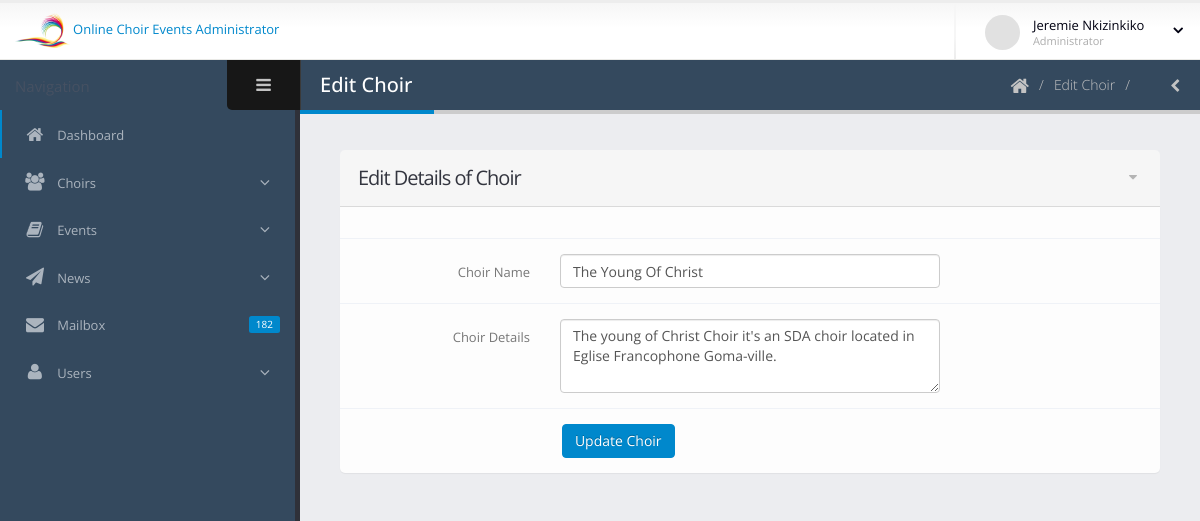
The app's page /admin/choir-edit.php?chId=1 (signed in) with its own data.
### tables this page shows
CREATE TABLE `users` (
  `id` int(10) NOT NULL,
  `fname` varchar(100) NOT NULL,
  `lname` varchar(100) NOT NULL,
  `email` varchar(50) NOT NULL,
  `phone` varchar(50) NOT NULL,
  `type` varchar(50) NOT NULL,
  `choir` int(10) NOT NULL DEFAULT '0',
  `username` varchar(100) DEFAULT NULL,
  `password` varchar(100) NOT NULL,
  `created_at` datetime NOT NULL DEFAULT CURRENT_TIMESTAMP
);

CREATE TABLE `choirs` (
  `id` int(10) NOT NULL,
  `ch_name` varchar(100) NOT NULL,
  `ch_details` text NOT NULL,
  `ch_created_at` datetime NOT NULL DEFAULT CURRENT_TIMESTAMP
);

### admin/choir-edit.php (the view, shortened to what this page needs)
<?php
include_once "includes/header.php";
if(isset($_GET['chId'])){
	$chId = $_GET['chId'];
	try {
		$sqlSelChoir = 'SELECT * FROM choirs WHERE id = :chId';
		$stmChoir = $db->prepare($sqlSelChoir);
		$stmChoir->execute(array(':chId'=>$chId));
		if($stmChoir->rowCount() > 0){
			while($rowChoir = $stmChoir->fetch()){
				$choirName = $rowChoir['ch_name'];
				$choirDetails = $rowChoir['ch_details'];
			}
		}
	} catch (PDOException $ex) {
		echo "An error occured: ".$ex->getMessage();
	}
}
?>
				<section role="main" class="content-body">
					<header class="page-header">
						<h2>Edit Choir</h2>
						<div class="right-wrapper pull-right">
							<ol class="breadcrumbs">
								<li>
									<a href="index.php">
										<i class="fa fa-home"></i>
									</a>
								</li>
								<li><span>Edit Choir</span></li>
								<a class="sidebar-right-toggle"><i class="fa fa-chevron-left"></i></a>
							</ol>
						</div>
					</header>
					<div class="row">
						<div class="col-lg-12">
								<section class="panel">
									<header class="panel-heading">
										<div class="panel-actions">
											<a href="#" class="fa fa-caret-down"></a>
										</div>
										<h2 class="panel-title">Edit Details of Choir</h2>
									</header>
									<div class="panel-body">
										<form class="form-horizontal form-bordered" action="" method="post">
											<div class="form-group">
												<div class="col-md-6">
												</div>
											</div>
											<div class="form-group">
												<label class="col-md-3 control-label" for="inputDefault">Choir Name</label>
												<div class="col-md-6">
													<input type="text" name="chName" value="<?php if(isset($choirName)) echo $choirName; ?>" class="form-control" id="inputDefault">
												</div>
											</div>
											<div class="form-group">
												<label class="col-md-3 control-label" for="textareaDefault">Choir Details</label>
												<div class="col-md-6">
													<textarea name="chDetails" class="form-control" rows="3" id="textareaDefault"><?php if(isset($choirDetails)) echo $choirDetails; ?></textarea>
												</div>
											</div>
											<div class="form-group">
												<div class="col-sm-9 col-sm-offset-3">
													<div class="row" >&nbsp;&nbsp; &nbsp;
														<button type="submit" name="btnEditChoir" class="btn btn-primary">Update Choir</button>
													</div>
												</div>
											</div>
										</form>
									</div>
								</section>
							</div>
					</div>
				</section>
			</div>
<?php
include_once "includes/footer.php";
?>

### admin/includes/header.php (shortened to what this page needs)
<?php
include_once "includes/connect.php";
if(isset($_SESSION['admin']) && isset($_SESSION['adminId'])){
	try {
		$sqlSelectUser = 'SELECT * FROM users WHERE id = :adminId';
		$stmUser = $db->prepare($sqlSelectUser);
		$stmUser->execute(array(':adminId'=>$_SESSION['adminId']));
		while($rowUser = $stmUser->fetch()){
			$adminFname = $rowUser['fname'];
			$adminLname = $rowUser['lname'];
		}
	} catch (PDOException $ex) {
		echo "An error occured: ".$ex->getMessage();
	}
}
?>
<!DOCTYPE html>
<html lang="en">
<head>
	<link rel="stylesheet" href="assets/vendor/bootstrap/css/bootstrap.css" />
	<link rel="stylesheet" href="assets/vendor/font-awesome/css/font-awesome.css" />
	<link rel="stylesheet" href="assets/vendor/magnific-popup/magnific-popup.css" />
	<link rel="stylesheet" href="assets/vendor/bootstrap-datepicker/css/datepicker3.css" />
	<link rel="stylesheet" href="assets/vendor/jquery-ui/css/ui-lightness/jquery-ui-1.10.4.custom.css" />
	<link rel="stylesheet" href="assets/vendor/bootstrap-multiselect/bootstrap-multiselect.css" />
	<link rel="stylesheet" href="assets/vendor/morris/morris.css" />
	<link rel="stylesheet" href="assets/vendor/select2/select2.css" />
	<link rel="stylesheet" href="assets/vendor/jquery-datatables-bs3/assets/css/datatables.css" />
	<link rel="stylesheet" href="assets/vendor/summernote/summernote.css" />
	<link rel="stylesheet" href="assets/vendor/summernote/summernote-bs3.css" />
	<link rel="stylesheet" href="assets/<meta name="keywords" content="HTML5 Admin Template" />
	<link rel="stylesheet" href="assets/css/theme.css" />
	<link rel="stylesheet" href="assets/css/skins/default.css" />
	<link rel="stylesheet" href="assets/css/theme-custom.css">
	<link rel="stylesheet" href="assets/css/skins/default.css" />
	<link rel="stylesheet" href="assets/css/theme-custom.css">
	<link href="assets/css/sweetalert.css" rel="stylesheet">
</head>
<body>
		<section class="body">
			<header class="header">
				<div class="logo-container">
					<a href="index.php" class="logo">
						<img src="assets/img/f.png" height="35" alt="JSOFT Admin" /> Online Choir Events Administrator
					</a>
				</div>
				<div class="header-right">
					<span class="separator"></span>
					<div id="userbox" class="userbox">
						<a href="#" data-toggle="dropdown">
							<figure class="profile-picture">
								<img src="assets/img/!logged-user.jpg" alt="Joseph Doe" class="img-circle" data-lock-picture="assets/img/!logged-user.jpg" />
							</figure>
							<div class="profile-info" data-lock-name="John Doe" data-lock-email="johndoe@JSOFT.com">
								<span class="name"><?php if(isset($adminFname)) echo $adminFname." ".$adminLname; ?></span>
								<span class="role">Administrator</span>
							</div>
							<i class="fa custom-caret"></i>
						</a>
					</div>
				</div>
			</header>
			<div class="inner-wrapper">
				<aside id="sidebar-left" class="sidebar-left">
					<div class="sidebar-header">
						<div class="sidebar-title">
						</div>
						<div class="sidebar-toggle hidden-xs" data-toggle-class="sidebar-left-collapsed" data-target="html" data-fire-event="sidebar-left-toggle">
							<i class="fa fa-bars" aria-label="Toggle sidebar"></i>
						</div>
					</div>
					<div class="nano">
						<div class="nano-content">
							<nav id="menu" class="nav-main" role="navigation">
								<ul class="nav nav-main">
									<li class="nav-active">
										<a href="index.php">
											<i class="fa fa-home" aria-hidden="true"></i>
											<span>Dashboard</span>
										</a>
									</li>
									<li class="nav-parent">
										<a>
											<i class="fa fa-group" aria-hidden="true"></i>
											<span>Choirs</span>
										</a>
									</li>
									<li class="nav-parent">
										<a>
											<i class="fa fa-book" aria-hidden="true"></i>
											<span>Events</span>
										</a>
									</li>
									<li class="nav-parent">
										<a>
											<i class="fa fa-paper-plane" aria-hidden="true"></i>
											<span>News</span>
										</a>
									</li>
									<li>
										<a href="messages.php">
											<span class="pull-right label label-primary">182</span>
											<i class="fa fa-envelope" aria-hidden="true"></i>
											<span>Mailbox</span>
										</a>
									</li>
									<li class="nav-parent">
										<a>
											<i class="fa fa-user" aria-hidden="true"></i>
											<span>Users</span>
										</a>
									</li>
								</ul>
							</nav>
							<hr class="separator" />
						</div>
					</div>
				</aside>

### admin/assets/css/skins/default.css (style rules this page uses)
a, .btn-link { color: #0088cc; }
body .btn-primary { color: #ffffff; text-shadow: 0 -1px 0 rgba(0, 0, 0, 0.25); background-color: #0088cc; border-color: #0088cc; }
.label-primary { background: #0088cc; }
.page-header h2 { border-bottom-color: #0088cc; }
ul.nav-main > li.nav-active > a { box-shadow: 2px 0 0 #0088cc inset; }

### records on screen
users: fname "Jeremie", lname "Nkizinkiko"
choirs: chName "The Young Of Christ", chDetails "The young of Christ Choir it's an SDA choir located in Eglise Francophone Goma-ville."
